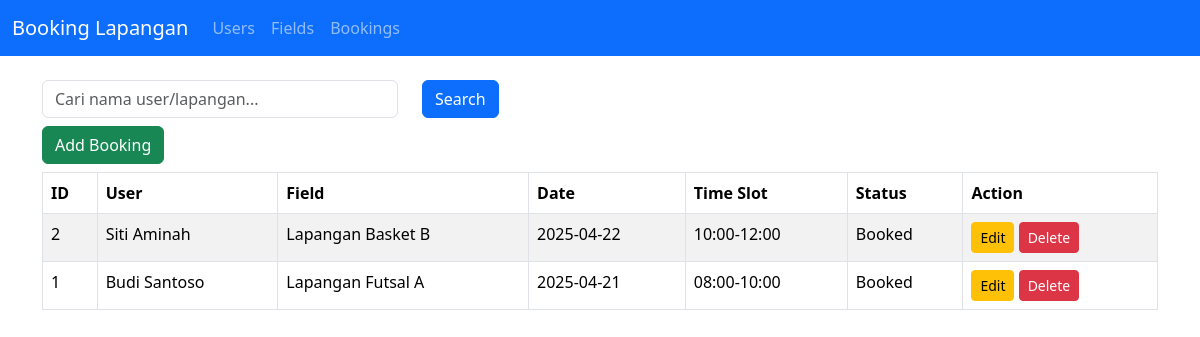
Screenshot of /index.php?page=bookings with the database file from the repository.
### tables this page shows
CREATE TABLE IF NOT EXISTS bookings (
    id INT AUTO_INCREMENT PRIMARY KEY,
    user_id INT NOT NULL,
    field_id INT NOT NULL,
    booking_date DATE NOT NULL,
    time_slot VARCHAR(20) NOT NULL,
    status VARCHAR(20) NOT NULL,
    FOREIGN KEY (user_id) REFERENCES users(id) ON DELETE CASCADE,
    FOREIGN KEY (field_id) REFERENCES fields(id) ON DELETE CASCADE
);

CREATE TABLE IF NOT EXISTS users (
    id INT AUTO_INCREMENT PRIMARY KEY,
    name VARCHAR(100) NOT NULL,
    email VARCHAR(100) NOT NULL,
    phone VARCHAR(20) NOT NULL
);

CREATE TABLE IF NOT EXISTS fields (
    id INT AUTO_INCREMENT PRIMARY KEY,
    name VARCHAR(100) NOT NULL,
    type VARCHAR(50) NOT NULL,
    location VARCHAR(100) NOT NULL
);

### class/Booking.php (called while the page is built, shortened)
<?php
require_once __DIR__ . '/../config/db.php';
class Booking {
    private $conn;
    public function __construct() {
        $database = new Database();
        $this->conn = $database->getConnection();
    }
    public function getAll($search = '') {
        $sql = 'SELECT b.*, u.name as user_name, f.name as field_name FROM bookings b
                JOIN users u ON b.user_id = u.id
                JOIN fields f ON b.field_id = f.id';
        $sql .= ' ORDER BY b.booking_date DESC, b.time_slot';
        $stmt = $this->conn->prepare($sql);
        $stmt->execute();
        return $stmt->fetchAll(PDO::FETCH_ASSOC);
    }
}
?>

### config/db.php (called while the page is built, shortened)
<?php
class Database {
    private $host = 'localhost';
    private $db_name = 'booking_lapangan';
    private $username = 'root';
    private $password = '';
    public function getConnection() {
        $this->conn = null;
        try {
            $this->conn = new PDO("mysql:host=" . $this->host . ";dbname=" . $this->db_name, $this->username, $this->password);
            $this->conn->setAttribute(PDO::ATTR_ERRMODE, PDO::ERRMODE_EXCEPTION);
        } catch(PDOException $exception) {
            echo "Connection error: " . $exception->getMessage();
        }
        return $this->conn;
    }
}
?>

### view/booking_table.php (the view)
<?php
function renderBookingTable($bookings, $search = '') {
    echo '<form class="row mb-2" method="get"><input type="hidden" name="page" value="bookings">';
    echo '<div class="col-md-4"><input type="text" name="search" class="form-control" placeholder="Cari nama user/lapangan..." value="'.htmlspecialchars($search).'"></div>';
    echo '<div class="col-md-2"><button class="btn btn-primary" type="submit">Search</button></div>';
    echo '</form>';
    echo '<a href="index.php?page=add_booking" class="btn btn-success mb-2">Add Booking</a>';
    echo '<table class="table table-bordered table-striped"><thead><tr><th>ID</th><th>User</th><th>Field</th><th>Date</th><th>Time Slot</th><th>Status</th><th>Action</th></tr></thead><tbody>';
    foreach ($bookings as $b) {
        echo '<tr><td>'.$b['id'].'</td><td>'.$b['user_name'].'</td><td>'.$b['field_name'].'</td><td>'.$b['booking_date'].'</td><td>'.$b['time_slot'].'</td><td>'.$b['status'].'</td>';
        echo '<td><a href="index.php?page=edit_booking&id='.$b['id'].'" class="btn btn-warning btn-sm">Edit</a> ';
        echo '<a href="index.php?page=delete_booking&id='.$b['id'].'" class="btn btn-danger btn-sm" onclick="return confirm(\'Delete booking?\')">Delete</a></td></tr>';
    }
    echo '</tbody></table>';
}
?>

### view/header.php (shortened to what this page needs)
<!DOCTYPE html>
<html lang="id">
<head>
    <link href="https://cdn.jsdelivr.net/npm/bootstrap@5.3.2/dist/css/bootstrap.min.css" rel="stylesheet">
</head>
<body>

### view/navbar.php (shortened to what this page needs)
<nav class="navbar navbar-expand-lg navbar-dark bg-primary mb-4">
  <div class="container-fluid">
    <a class="navbar-brand" href="index.php">Booking Lapangan</a>
    <div class="collapse navbar-collapse" id="navbarNav">
      <ul class="navbar-nav">
        <li class="nav-item"><a class="nav-link" href="index.php?page=users">Users</a></li>
        <li class="nav-item"><a class="nav-link" href="index.php?page=fields">Fields</a></li>
        <li class="nav-item"><a class="nav-link" href="index.php?page=bookings">Bookings</a></li>
      </ul>
    </div>
  </div>
</nav>

### index.php (shortened to what this page needs)
<?php
require_once 'class/Booking.php';
include 'view/header.php';
include 'view/navbar.php';
$bookingObj = new Booking();
$page = isset($_GET['page']) ? $_GET['page'] : 'home';
echo '<div class="container mb-5">';
switch ($page) {
    case 'bookings':
        $search = isset($_GET['search']) ? $_GET['search'] : '';
        $bookings = $bookingObj->getAll($search);
        include 'view/booking_table.php';
        renderBookingTable($bookings, $search);
        break;
}
echo '</div>';
include 'view/footer.php';
?>

### view/footer.php (shortened to what this page needs)
</body>
</html>

### rows the page displays
bookings: id "2", user.name "Siti Aminah", field.name "Lapangan Basket B", booking_date "2025-04-22", time_slot "10:00-12:00", status "Booked"
bookings: id "1", user.name "Budi Santoso", field.name "Lapangan Futsal A", booking_date "2025-04-21", time_slot "08:00-10:00", status "Booked"
